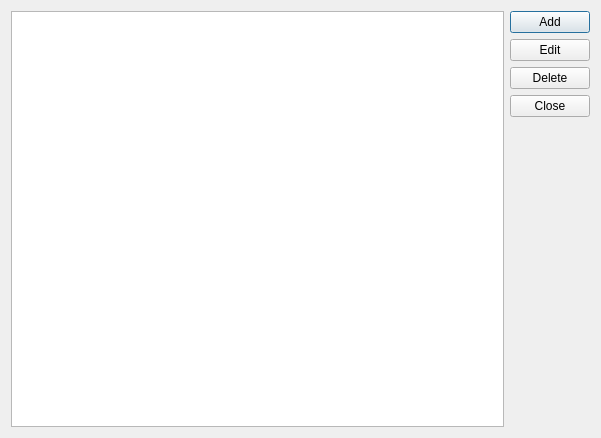
<?xml version="1.0" encoding="UTF-8"?>
<ui version="4.0">
 <class>RecurringDialog</class>
 <widget class="QDialog" name="RecurringDialog">
  <property name="geometry">
   <rect>
    <x>0</x>
    <y>0</y>
    <width>601</width>
    <height>438</height>
   </rect>
  </property>
  <property name="windowTitle">
   <string>Dialog</string>
  </property>
  <layout class="QGridLayout" name="gridLayout">
   <item row="0" column="0">
    <widget class="QTableView" name="tableView"/>
   </item>
   <item row="0" column="1">
    <layout class="QVBoxLayout" name="verticalLayout">
     <item>
      <widget class="QPushButton" name="pushButton">
       <property name="text">
        <string>Add</string>
       </property>
      </widget>
     </item>
     <item>
      <widget class="QPushButton" name="pushButton_2">
       <property name="text">
        <string>Edit</string>
       </property>
      </widget>
     </item>
     <item>
      <widget class="QPushButton" name="pushButton_3">
       <property name="text">
        <string>Delete</string>
       </property>
      </widget>
     </item>
     <item>
      <widget class="QDialogButtonBox" name="buttonBox">
       <property name="orientation">
        <enum>Qt::Vertical</enum>
       </property>
       <property name="standardButtons">
        <set>QDialogButtonBox::Close</set>
       </property>
      </widget>
     </item>
    </layout>
   </item>
  </layout>
 </widget>
 <resources/>
 <connections>
  <connection>
   <sender>buttonBox</sender>
   <signal>accepted()</signal>
   <receiver>RecurringDialog</receiver>
   <slot>accept()</slot>
   <hints>
    <hint type="sourcelabel">
     <x>248</x>
     <y>254</y>
    </hint>
    <hint type="destinationlabel">
     <x>157</x>
     <y>274</y>
    </hint>
   </hints>
  </connection>
  <connection>
   <sender>buttonBox</sender>
   <signal>rejected()</signal>
   <receiver>RecurringDialog</receiver>
   <slot>reject()</slot>
   <hints>
    <hint type="sourcelabel">
     <x>316</x>
     <y>260</y>
    </hint>
    <hint type="destinationlabel">
     <x>286</x>
     <y>274</y>
    </hint>
   </hints>
  </connection>
 </connections>
</ui>
